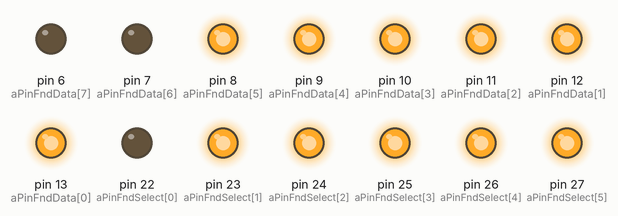
The sketch below on a simulated Arduino Mega 2560, built with avr-gcc and run on an emulated ATmega2560. Shown: output pins drawn as LEDs (lit = HIGH).

Above: at 0.5 s.
At 1.5 s:
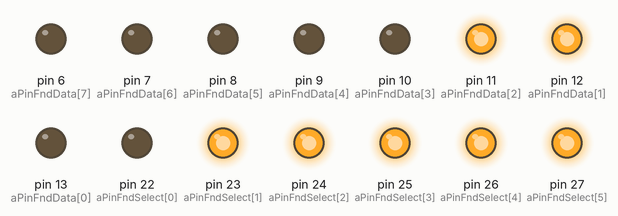
At 2.5 s:
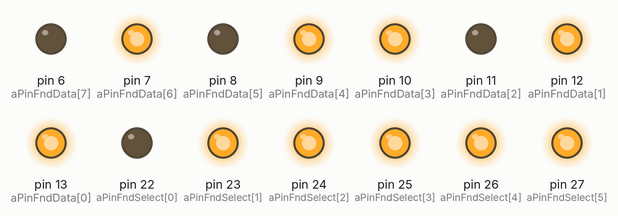
At 4.5 s:
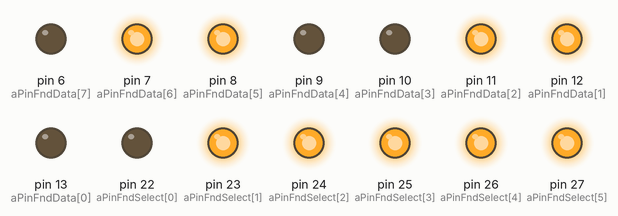
At 6.5 s:
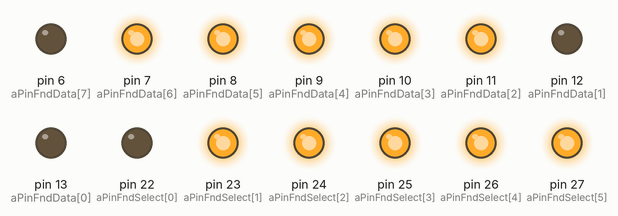
At 9.5 s:
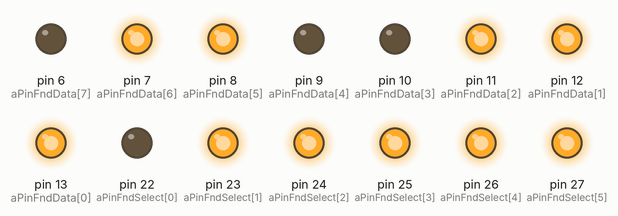
Timing chart, 0 to 11.5 s (numbered marks = the images above):
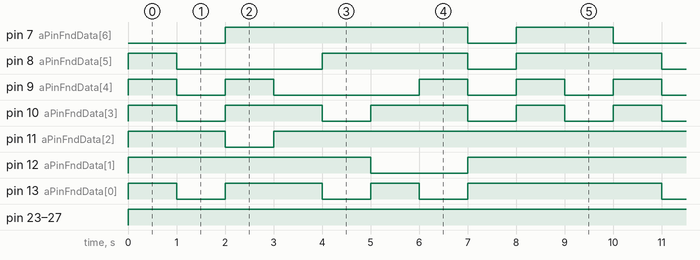

The sketch:

FND.ino
```cpp
const int aPinFndData[8]= { 13,12,11,10,9,8,7,6};
const int aPinFndSelect[6] = {22,23,24,25,26,27};


void setup() {
  for( int i=0; i<8 ; i++){
    pinMode(aPinFndData[i], OUTPUT);

  }
  for(int i=0; i<6; i++){
    pinMode(aPinFndSelect[i],OUTPUT);
    digitalWrite(aPinFndSelect[1],LOW);
  }


}

void loop() {


 digitalWrite(aPinFndSelect[0],LOW);  // LED 위치,
 digitalWrite(aPinFndSelect[1],HIGH);
 digitalWrite(aPinFndSelect[2],HIGH);
 digitalWrite(aPinFndSelect[3],HIGH);
 digitalWrite(aPinFndSelect[4],HIGH);
 digitalWrite(aPinFndSelect[5],HIGH);


 //// 0번위치 숫자 0번 표기


 digitalWrite(aPinFndData[0],HIGH); // 13번핀 -A
 digitalWrite(aPinFndData[1],HIGH);
 digitalWrite(aPinFndData[2],HIGH);  // 11번핀 -C
 digitalWrite(aPinFndData[3],HIGH);
 digitalWrite(aPinFndData[4],HIGH);
 digitalWrite(aPinFndData[5],HIGH); // 8번핀 -F
 digitalWrite(aPinFndData[6],LOW); //  7번핀 -G
 digitalWrite(aPinFndData[7],LOW); // 6번핀 - data DP


 delay(1000);


 // 숫자 1번 표기

 digitalWrite(aPinFndData[0],LOW); // 13번핀 -A
 digitalWrite(aPinFndData[1],HIGH);
 digitalWrite(aPinFndData[2],HIGH);  // 11번핀 -C
 digitalWrite(aPinFndData[3],LOW);
 digitalWrite(aPinFndData[4],LOW);
 digitalWrite(aPinFndData[5],LOW); // 8번핀 -F
 digitalWrite(aPinFndData[6],LOW); //  7번핀 -G
 digitalWrite(aPinFndData[7],LOW); // 6번핀 - data DP

 delay(1000);


 // 숫자 2번 표기

 digitalWrite(aPinFndData[0],HIGH); // 13번핀 -A
 digitalWrite(aPinFndData[1],HIGH);
 digitalWrite(aPinFndData[2],LOW);  // 11번핀 -C
 digitalWrite(aPinFndData[3],HIGH);
 digitalWrite(aPinFndData[4],HIGH);
 digitalWrite(aPinFndData[5],LOW); // 8번핀 -F
 digitalWrite(aPinFndData[6],HIGH); //  7번핀 -G
 digitalWrite(aPinFndData[7],LOW); // 6번핀 - data DP


 delay(1000);


//3번
digitalWrite(aPinFndData[0],HIGH); // 13번핀 -A
 digitalWrite(aPinFndData[1],HIGH);
 digitalWrite(aPinFndData[2],HIGH);  // 11번핀 -C
 digitalWrite(aPinFndData[3],HIGH);
 digitalWrite(aPinFndData[4],LOW);
 digitalWrite(aPinFndData[5],LOW); // 8번핀 -F
 digitalWrite(aPinFndData[6],HIGH); //  7번핀 -G
 digitalWrite(aPinFndData[7],LOW); // 6번핀 - data DP


 delay(1000);


//4번
 digitalWrite(aPinFndData[0],LOW); // 13번핀 -A
 digitalWrite(aPinFndData[1],HIGH);
 digitalWrite(aPinFndData[2],HIGH);  // 11번핀 -C
 digitalWrite(aPinFndData[3],LOW);
 digitalWrite(aPinFndData[4],LOW);
 digitalWrite(aPinFndData[5],HIGH); // 8번핀 -F
 digitalWrite(aPinFndData[6],HIGH); //  7번핀 -G
 digitalWrite(aPinFndData[7],LOW); // 6번핀 - data DP


 delay(1000);


//5번

 digitalWrite(aPinFndData[0],HIGH); // 13번핀 -A
 digitalWrite(aPinFndData[1],LOW);
 digitalWrite(aPinFndData[2],HIGH);  // 11번핀 -C
 digitalWrite(aPinFndData[3],HIGH);
 digitalWrite(aPinFndData[4],LOW);
 digitalWrite(aPinFndData[5],HIGH); // 8번핀 -F
 digitalWrite(aPinFndData[6],HIGH); //  7번핀 -G
 digitalWrite(aPinFndData[7],LOW); // 6번핀 - data DP


 delay(1000);

//6번

digitalWrite(aPinFndData[0],LOW); // 13번핀 -A
 digitalWrite(aPinFndData[1],LOW);
 digitalWrite(aPinFndData[2],HIGH);  // 11번핀 -C
 digitalWrite(aPinFndData[3],HIGH);
 digitalWrite(aPinFndData[4],HIGH);
 digitalWrite(aPinFndData[5],HIGH); // 8번핀 -F
 digitalWrite(aPinFndData[6],HIGH); //  7번핀 -G
 digitalWrite(aPinFndData[7],LOW); // 6번핀 - data DP

 delay(1000);


//7번

digitalWrite(aPinFndData[0],HIGH); // 13번핀 -A
 digitalWrite(aPinFndData[1],HIGH);
 digitalWrite(aPinFndData[2],HIGH);  // 11번핀 -C
 digitalWrite(aPinFndData[3],LOW);
 digitalWrite(aPinFndData[4],LOW);
 digitalWrite(aPinFndData[5],LOW); // 8번핀 -F
 digitalWrite(aPinFndData[6],LOW); //  7번핀 -G
 digitalWrite(aPinFndData[7],LOW); // 6번핀 - data DP

delay(1000);

//8번

 digitalWrite(aPinFndData[0],HIGH); // 13번핀 -A
 digitalWrite(aPinFndData[1],HIGH);
 digitalWrite(aPinFndData[2],HIGH);  // 11번핀 -C
 digitalWrite(aPinFndData[3],HIGH);
 digitalWrite(aPinFndData[4],HIGH);
 digitalWrite(aPinFndData[5],HIGH); // 8번핀 -F
 digitalWrite(aPinFndData[6],HIGH); //  7번핀 -G
 digitalWrite(aPinFndData[7],LOW); // 6번핀 - data DP

delay(1000);

//9번

 digitalWrite(aPinFndData[0],HIGH); // 13번핀 -A
 digitalWrite(aPinFndData[1],HIGH);
 digitalWrite(aPinFndData[2],HIGH);  // 11번핀 -C
 digitalWrite(aPinFndData[3],LOW);
 digitalWrite(aPinFndData[4],LOW);
 digitalWrite(aPinFndData[5],HIGH); // 8번핀 -F
 digitalWrite(aPinFndData[6],HIGH); //  7번핀 -G
 digitalWrite(aPinFndData[7],LOW); // 6번핀 - data DP

 delay(1000);
}
```

Measured:
- by itself, pin 7 (aPinFndData[6]): repeats every 10.0 s: LOW 1.0 s, HIGH 2.0 s, LOW 2.0 s, HIGH 5.0 s
- by itself, pin 8 (aPinFndData[5]): repeats every 10.0 s: LOW 3.0 s, HIGH 3.0 s, LOW 1.0 s, HIGH 3.0 s
- by itself, pin 9 (aPinFndData[4]): repeats every 10.0 s: LOW 1.0 s, HIGH 1.0 s, LOW 3.0 s, 2 × (HIGH 1.0 s, LOW 1.0 s), HIGH 1.0 s
- by itself, pin 10 (aPinFndData[3]): repeats every 10.0 s: 2 × (LOW 1.0 s, HIGH 2.0 s), 2 × (LOW 1.0 s, HIGH 1.0 s)
- by itself, pin 11 (aPinFndData[2]): repeats every 10.0 s: LOW 1.0 s, HIGH 9.0 s
- by itself, pin 12 (aPinFndData[1]): repeats every 10.0 s: LOW 2.0 s, HIGH 8.0 s
- by itself, pin 13 (aPinFndData[0]): repeats every 10.0 s: LOW 1.0 s, HIGH 2.0 s, LOW 1.0 s, HIGH 1.0 s, LOW 1.0 s, HIGH 4.0 s
- by itself, pin 23 (aPinFndSelect[1]), pin 24 (aPinFndSelect[2]), pin 25 (aPinFndSelect[3]), pin 26 (aPinFndSelect[4]), pin 27 (aPinFndSelect[5]): LOW → HIGH at 0.00 s
